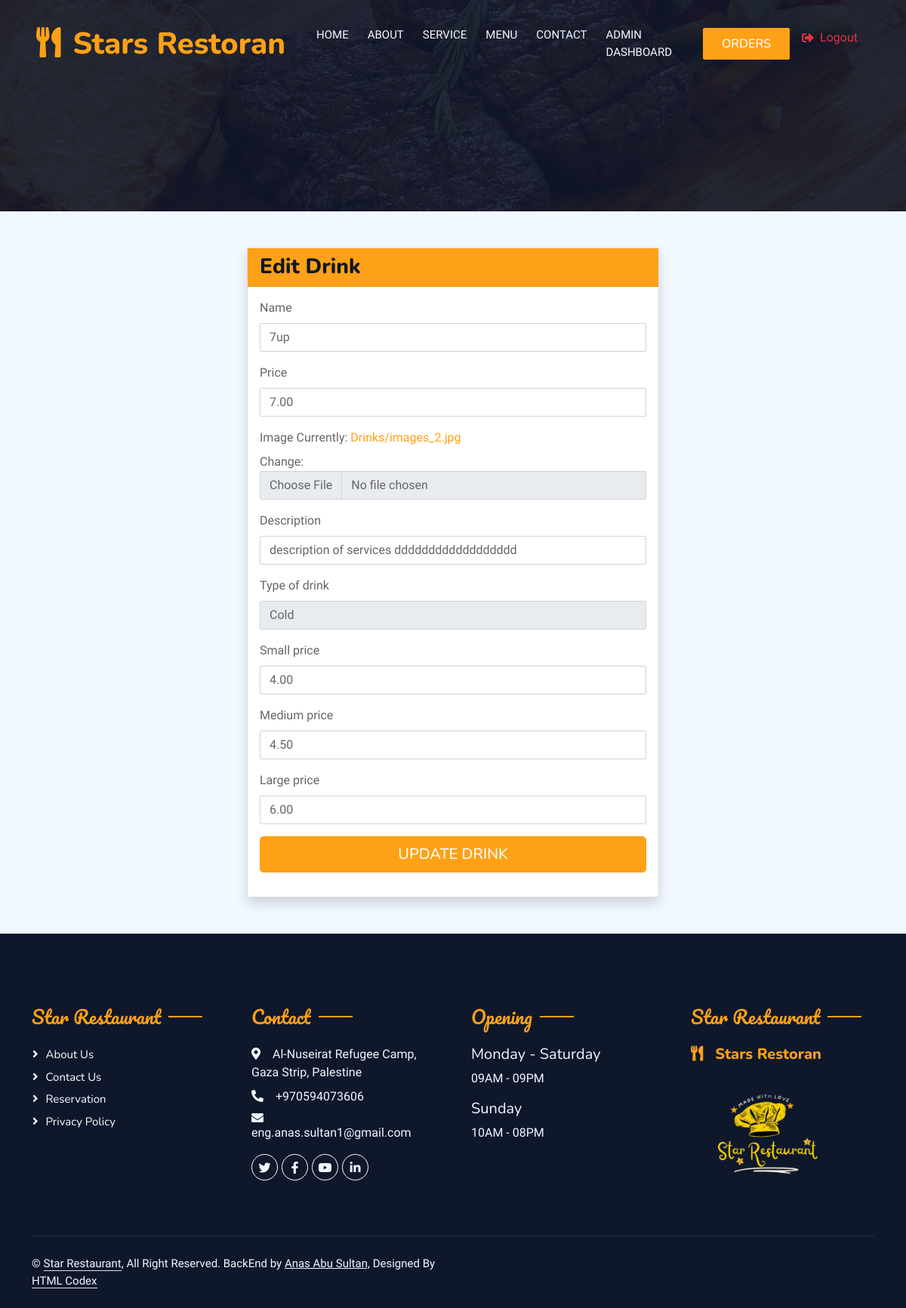
/edit-drink/10/ (signed in), run on an earlier commit of the app's database.
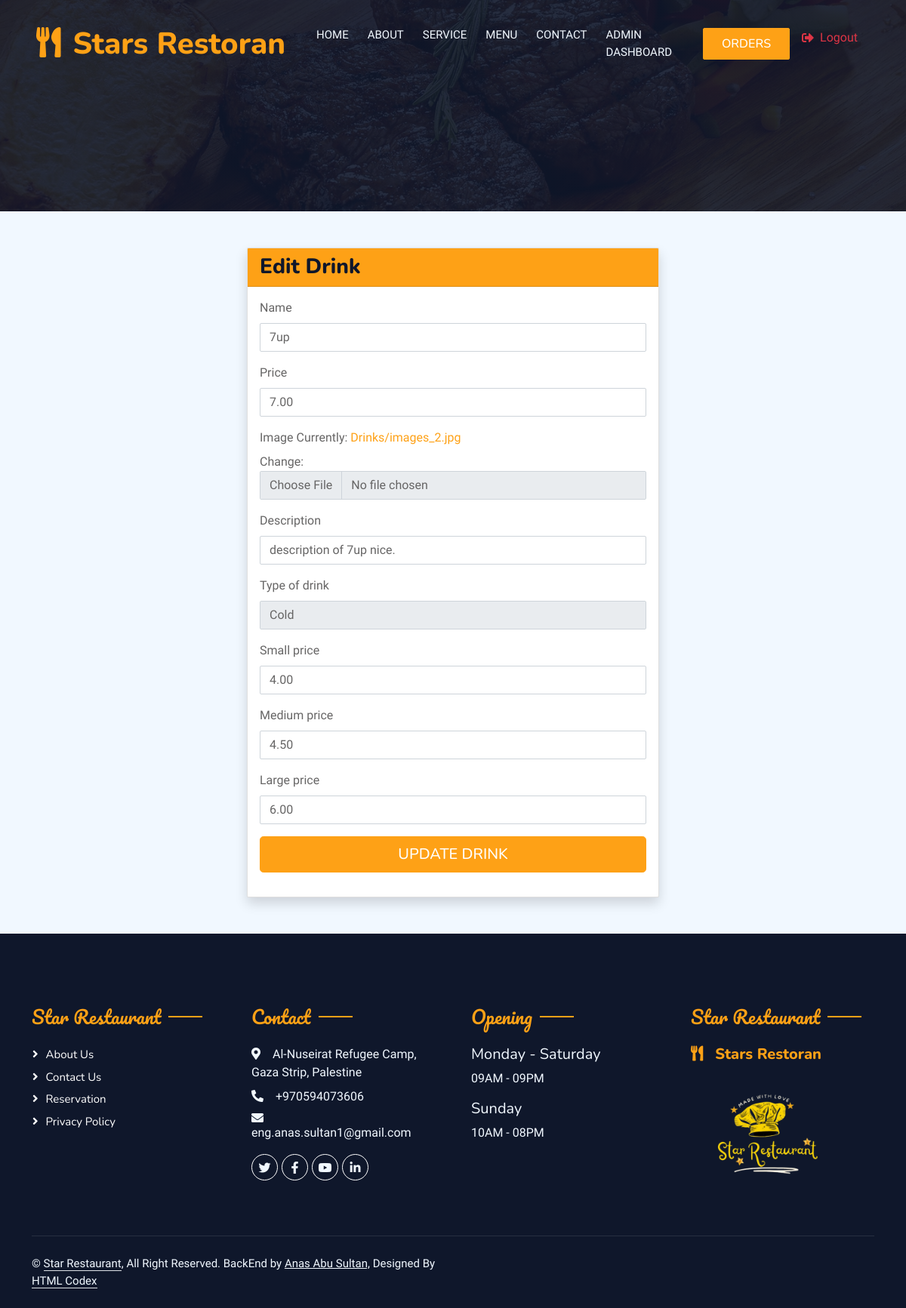
And on a later commit of the database.
### restaurant_app/models.py (models this page shows, shortened)
class Food(models.Model):
    name = models.CharField(max_length=255,blank=False,default='food')
    price = models.DecimalField(max_digits=6, decimal_places=2,default=0.0)
    image = models.ImageField(upload_to=upload_to_dynamic,default='defa/defa.png')
    description = models.CharField(max_length=255,blank=False,default='description')
    class Meta:
        abstract = True

class SizePriceMixin(models.Model):
    class Size(models.TextChoices):
        SMALL = 'SM', 'Small'
        MEDIUM = 'ME', 'Medium'
        LARGE = 'LA', 'Large'
    size = models.CharField(max_length=2, choices=Size.choices, default=Size.SMALL)
    small_price = models.DecimalField(max_digits=6, decimal_places=2, default=0.0)
    medium_price = models.DecimalField(max_digits=6, decimal_places=2, default=0.0)
    large_price = models.DecimalField(max_digits=6, decimal_places=2, default=0.0)
    class Meta:
        abstract = True

class Drinks(Food, SizePriceMixin):
    class TypeOfDrinks(models.TextChoices):
        HOT = 'HO', 'Hot'
        COLD = 'CO', 'Cold'
    type_of_drink = models.CharField(max_length=2, choices=TypeOfDrinks.choices, default=TypeOfDrinks.COLD)

### restaurant_app/views.py (the view)
# urls.py: path('edit-drink/<int:drink_id>/', views.edit_drink, name='edit_drink'),
@staff_member_required
def edit_drink(request, drink_id):
    restaurant_details = Rest_detail.objects.first()
    drink = get_object_or_404(Drinks, id=drink_id)
    if request.method == 'POST':
        form = DrinkForm(request.POST, request.FILES, instance=drink)
        if form.is_valid():
            form.save()
            messages.success(request, "Drink updated successfully!")
            return redirect('restaurant_app:dashboard')
        else:
            messages.error(request, "There was an error updating the drink.")
    else:
        form = DrinkForm(instance=drink)
    return render(request, 'restaurant/edit_food.html', {'form': form, 'food_type': 'Drink','rest_detail':restaurant_details,})

### restaurant_app/forms.py
class DrinkForm(forms.ModelForm):
    class Meta:
        model = Drinks
        fields = ['name', 'price', 'image', 'description', 'type_of_drink', 'small_price', 'medium_price', 'large_price']

### restaurant_app/templates/restaurant/edit_food.html (shortened to what this page needs)
{% extends 'admin_templates/base_admin.html' %}
{% load widget_tweaks %}
{% block content %}
<div class="container mt-5">
    <div class="row justify-content-center">
        <div class="col-md-8 col-lg-6">
            <div class="card shadow">
                <div class="card-header bg-primary text-white">
                    <h3 class="card-title mb-0">Edit {{ food_type }}</h3>
                </div>
                <div class="card-body">
                    <form method="post" enctype="multipart/form-data">
                        {% for field in form %}
                            <div class="mb-3">
                                <label for="{{ field.id_for_label }}" class="form-label">{{ field.label }}</label>
                                {{ field|add_class:"form-control" }}
                            </div>
                        {% endfor %}
                        <div class="d-grid">
                            <button type="submit" class="btn btn-primary btn-lg">Update {{ food_type }}</button>
                        </div>
                    </form>
                </div>
            </div>
        </div>
    </div>
</div>
{% endblock %}

What changed in the data, as far as the page shows it:
changed Drinks "7up": description "description of services dddddddddddddddddd" → "description of 7up nice."
